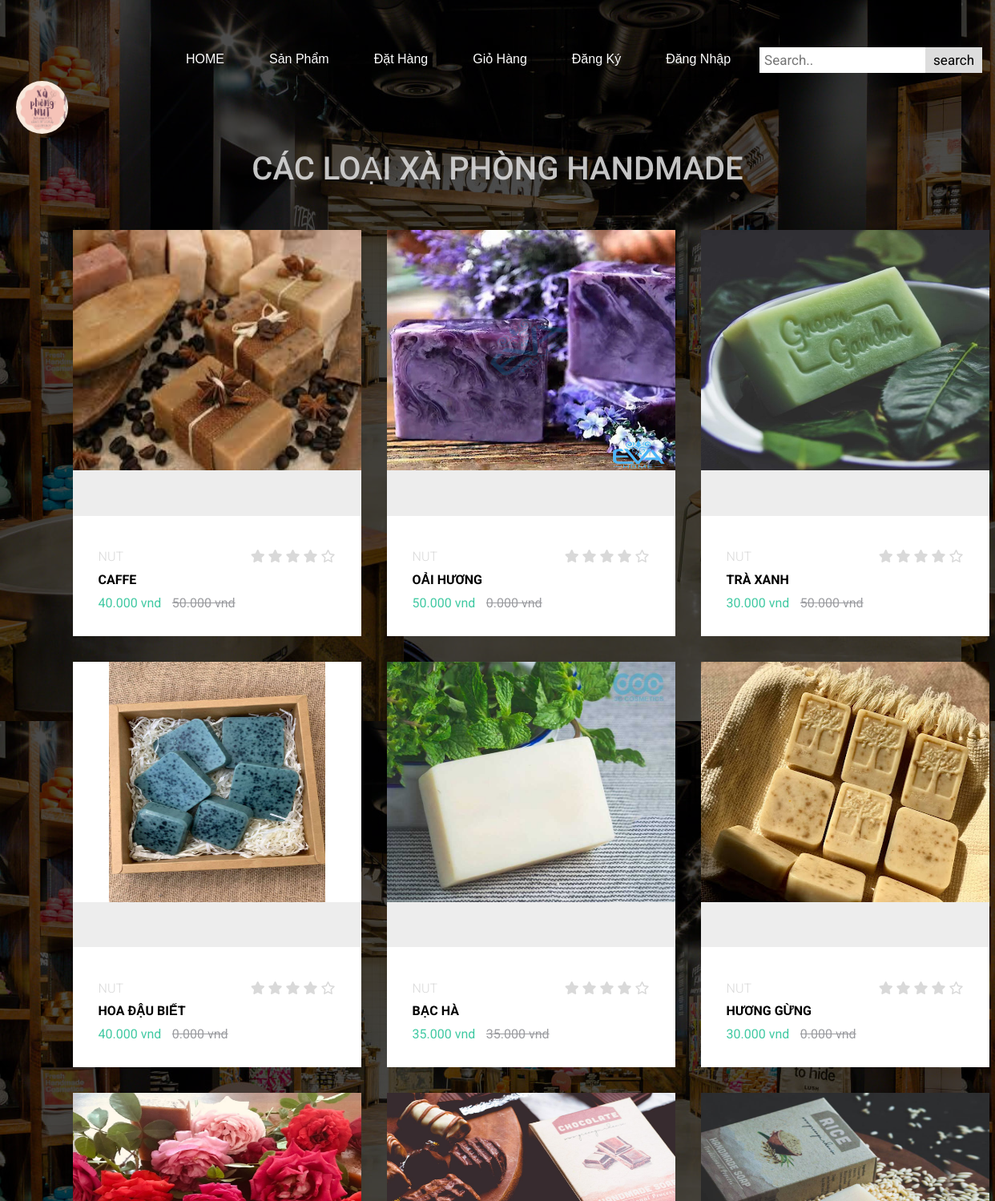
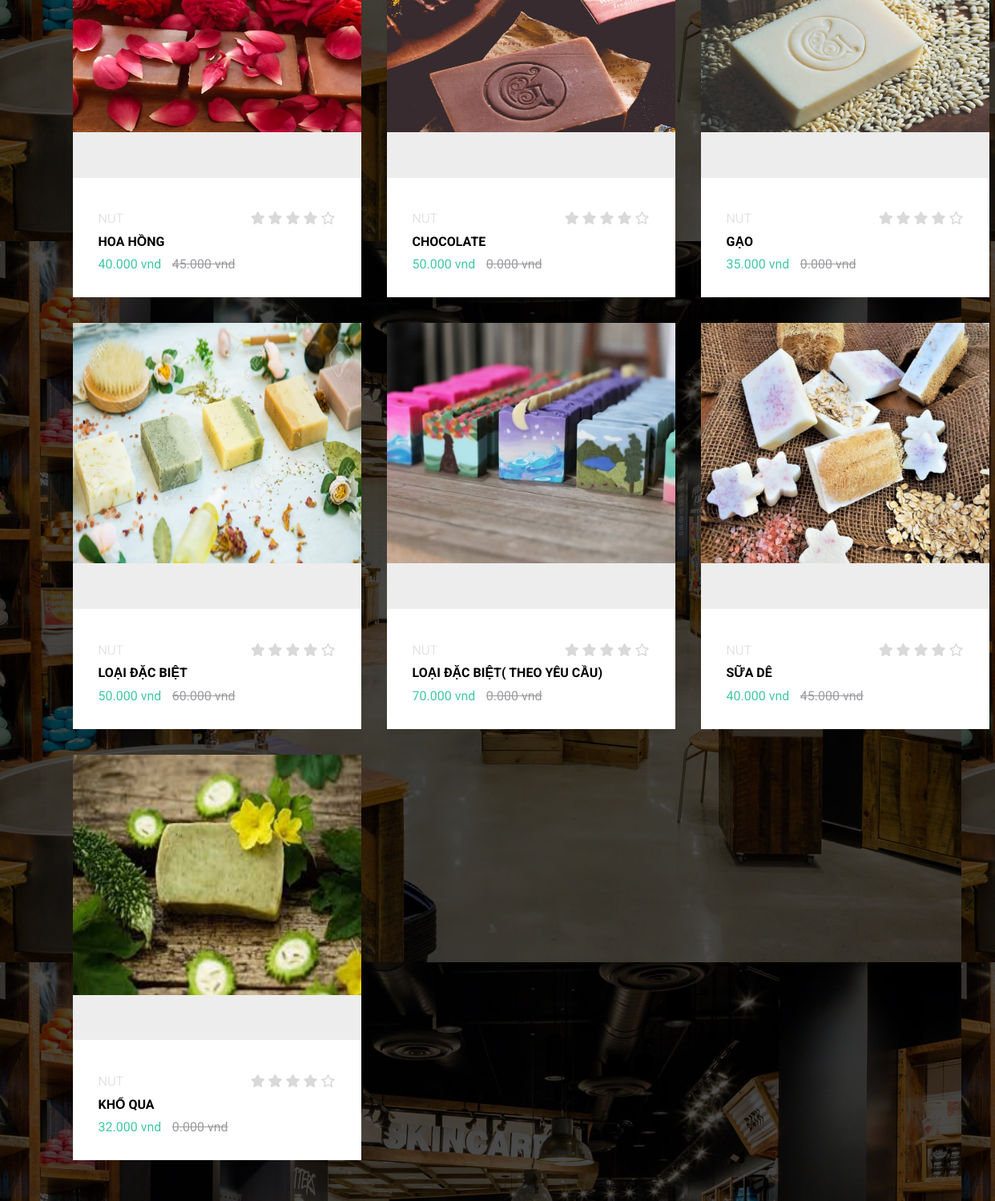
Screenshot of /products/ with the database file from the repository (2 pictures, top to bottom).
### polls/models.py (models this page shows, shortened)
class Product(models.Model):
    productname = models.CharField(max_length=200)
    newprice = models.DecimalField(max_digits=10, decimal_places=3)
    oldprice = models.DecimalField(max_digits=10, decimal_places=3)
    image = models.ImageField(null=True)
    digital = models.BooleanField(default=False, null=True, blank=False)
    description = models.CharField(max_length=500, null=True)

### polls/views.py (the view)
# urls.py: path('products/', views.products, name='products'),
def products(request):
    data = cartData(request)
    cartItems = data['cartItems']
    productss = Product.objects.all()
    context={'productss':productss, 'cartItems': cartItems}
    return render(request, 'pages/products.html', context)

### polls/utils.py (called while the page is built, shortened)
def cookieCart(request):
    try:
        cart = json.loads(request.COOKIES['cart'])
    except:
        cart ={}
    print('Cart:',cart)
    items = []
    order = {'get_cart_total': 0, 'get_cart_items': 0,'shipping':False}
    cartItems = order['get_cart_items']
    return{'cartItems':cartItems, 'order': order, 'items':items}

def cartData(request):
    if request.user.is_authenticated:
        customer = request.user.customer
        order, created = Order.objects.get_or_create(customer= customer, complete=False)
        items = order.orderitem_set.all()
        cartItems = order.get_cart_items
    else:
        cookieData = cookieCart(request)
        cartItems = cookieData['cartItems']
        order = cookieData['order']
        items = cookieData['items']
    return{'cartItems':cartItems, 'order': order, 'items':items}

### polls/templates/pages/products.html (shortened to what this page needs)
<!DOCTYPE html>
<html>
<head>
    {% load static %}
    <link rel="stylesheet" href="https://cdnjs.cloudflare.com/ajax/libs/font-awesome/5.15.1/css/all.min.css"
 />
    <link rel="stylesheet" href="{% static 'style1.css' %}">
</head>
<body>
    <div class="products">
        <div class="topnav">
            <li><a class="active" href="{% url 'home' %}">HOME</a></li>
            <li><a href="{% url 'products' %}">Sản Phẩm</a></li>
            <li><a href="{% url 'order' %}">Đặt Hàng</a></li>
            <li><a href="{% url 'cart' %}">Giỏ Hàng</a></li>
            {% if user.is_authenticated %}
            <li><a href="{% url 'logout' %}"> Đăng Xuất </a></li>
            {% else %}
            <li><a href="{% url 'register' %}"> Đăng Ký </a></li>
            <li><a href="{% url 'login' %}"> Đăng Nhập</a></li>
            {% endif %}
            <div class="search-container">
                <form class="search-form" action="/search" method="GET">
                    <input type="text" placeholder="Search.." name="search">
                    <button type="submit" class="btn-button-search" style="color: black;">search</button>
                </form>
            </div>
        </div>
        <img src="{%static 'images/l.PNG' %}" alt="" class="logo">
        <div class="container">
            <h1 class="lg-title">CÁC LOẠI XÀ PHÒNG HANDMADE</h1>
            <div class="product-items">
                {% for product in productss %}
                <div class="product">
                    <div class="product-content">
                        <div class="product-img">
                            <a href="{% url 'detail'  product.id%}"><img src="{{product.image.url}}" alt="product image"
                                    class="img-sp"></a>
                        </div>
                    </div>
                    <div class="product-info">
                        <div class="product-info-top">
                            <h2 class="sm-title">NUT</h2>
                            <div class="rating">
                                <span><i class="fas fa-star"></i></span>
                                <span><i class="fas fa-star"></i></span>
                                <span><i class="fas fa-star"></i></span>
                                <span><i class="fas fa-star"></i></span>
                                <span><i class="far fa-star"></i></span>
                            </div>
                        </div>
                        <a href="#" class="product-name">{{product.productname}}</a>
                        <p class="product-price new-product-price">{{product.newprice}} vnd</p>
                        <p class="product-price old-product-price">{{product.oldprice}} vnd</p>
                    </div>
                </div>
                {%endfor%}
            </div>
        </div>
    </div>
</body>
</html>

### polls/static/style1.css (style rules this page uses)
:root { --white-light: rgba(255, 255, 255, 0.5); --alice-blue: #f8f9fa; --carribean-green: #40c9a2; --gray: #ededed; }
* { padding: 0; margin: 0; box-sizing: border-box; }
body { font-family: 'Quicksand', sans-serif; }
img { width: 100%; display: block; }
.container { width: 88vw; margin: 0 auto; }
.lg-title, .md-title, .sm-title { font-family: 'Roboto', sans-serif; padding: 0.6rem 0; text-transform: capitalize; }
.lg-title { font-size: 2.5rem; font-weight: 500; text-align: center; padding: 1.3rem 0; opacity: 0.9; }
.sm-title { font-weight: 300; font-size: 1rem; text-transform: uppercase; }
.products { background: var(--alice-blue); padding: 3.2rem 0; background-image: linear-gradient(rgba(0,0,0,0.7), rgba(0,0,0,0.7)), url(images/background3.jpg); }
.product { margin-top: 2rem; position: relative; }
.product-content { background: var(--gray); padding: 0 0 0 0; cursor: pointer; }
.img-sp { height: 300px; }
.product-info { background: white; padding: 2rem; }
.product-info-top { display: flex; justify-content: space-between; align-items: center; }
.rating span { color: var(--carribean-green); }
.product-name { color: black; display: block; text-decoration: none; font-size: 1rem; text-transform: uppercase; font-weight: bold; }
.product-price { padding-top: 0.6rem; padding-right: 0.6rem; display: inline-block; }
.new-product-price:first-of-type { color: var(--carribean-green); }
.old-product-price { text-decoration: line-through; color: rgb(155, 156, 160); }
.product-img img { transition: transform 0.6s ease; }
@media screen and (min-width: 992px) { .product-items { display: grid; grid-template-columns: repeat(2, 1fr); } }
@media screen and (min-width: 1200px) { .product-items { grid-template-columns: repeat(3, 1fr); } }
@media screen and (min-width: 1200px) { .product { margin-right: 1rem; margin-left: 1rem; } }

### polls/templates/pages/products.html (style rules this page uses)
* { margin: 0; padding: 0; color: #d9d9d9; box-sizing: border-box; font-family: 'Roboto', sans-serif; }
* { box-sizing: border-box; }
body { margin: 0; font-family: Arial, Helvetica, sans-serif; }
.topnav { overflow: hidden; text-align: right; }
.topnav li { list-style: none; display: inline-block; margin-right: 20px; }
.topnav li a { float: left; display: block; color: white; text-align: center; padding: 14px 16px; text-decoration: none; font-size: 16px; font-family: Helvetica; text-decoration: none; }
.topnav .search-container { float: right; }
.topnav input[type=text] { padding: 6px; margin-top: 8px; font-size: 17px; border: none; color: black; }
.topnav .search-container button { float: right; padding: 6px 10px; margin-top: 8px; margin-right: 16px; background: #ddd; font-size: 17px; border: none; cursor: pointer; }
.logo { width: 65px; cursor: pointer; border-radius: 100%; margin-left: 20px; }

### rows the page displays
Product: image (picture), productname "CAFFE", newprice "40.000", oldprice "50.000"
Product: image (picture), productname "OẢI HƯƠNG", newprice "50.000", oldprice "0.000"
Product: image (picture), productname "TRÀ XANH", newprice "30.000", oldprice "50.000"
Product: image (picture), productname "HOA ĐẬU BIẾT", newprice "40.000", oldprice "0.000"
Product: image (picture), productname "BẠC HÀ", newprice "35.000", oldprice "35.000"
Product: image (picture), productname "HƯƠNG GỪNG", newprice "30.000", oldprice "0.000"
Product: image (picture), productname "HOA HỒNG", newprice "40.000", oldprice "45.000"
Product: image (picture), productname "CHOCOLATE", newprice "50.000", oldprice "0.000"
Product: image (picture), productname "GẠO", newprice "35.000", oldprice "0.000"
Product: image (picture), productname "LOẠI ĐẶC BIỆT", newprice "50.000", oldprice "60.000"
Product: image (picture), productname "LOẠI ĐẶC BIỆT( THEO YÊU CẦU)", newprice "70.000", oldprice "0.000"
Product: image (picture), productname "SỮA DÊ", newprice "40.000", oldprice "45.000"
Product: image (picture), productname "KHỔ QUA", newprice "32.000", oldprice "0.000"
